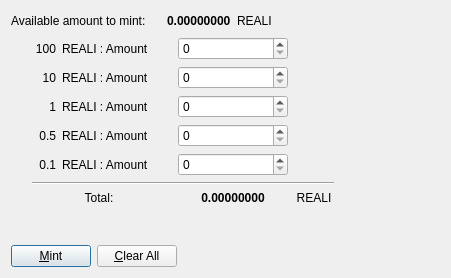
<?xml version="1.0" encoding="UTF-8"?>
<ui version="4.0">
 <class>ManualMintDialog</class>
 <widget class="QDialog" name="ManualMintDialog">
  <property name="geometry">
   <rect>
    <x>0</x>
    <y>0</y>
    <width>451</width>
    <height>278</height>
   </rect>
  </property>
  <property name="windowTitle">
   <string>Coin Selection</string>
  </property>
  <layout class="QVBoxLayout" name="verticalLayout">
   <item>
    <layout class="QVBoxLayout" name="verticalLayout_2">
     <item>
      <layout class="QHBoxLayout" name="horizontalLayout">
       <item>
        <widget class="QLabel" name="label">
         <property name="minimumSize">
          <size>
           <width>150</width>
           <height>0</height>
          </size>
         </property>
         <property name="text">
          <string>Available amount to mint:</string>
         </property>
        </widget>
       </item>
       <item>
        <widget class="QLabel" name="availableAmount">
         <property name="font">
          <font>
           <weight>75</weight>
           <bold>true</bold>
          </font>
         </property>
         <property name="text">
          <string>0.00000000</string>
         </property>
        </widget>
       </item>
       <item>
        <widget class="QLabel" name="label_3">
         <property name="text">
          <string>REALI</string>
         </property>
        </widget>
       </item>
       <item>
        <spacer name="horizontalSpacer">
         <property name="orientation">
          <enum>Qt::Horizontal</enum>
         </property>
         <property name="sizeHint" stdset="0">
          <size>
           <width>40</width>
           <height>20</height>
          </size>
         </property>
        </spacer>
       </item>
      </layout>
     </item>
     <item>
      <layout class="QHBoxLayout" name="horizontalLayout_5">
       <item>
        <spacer name="horizontalSpacer_3">
         <property name="orientation">
          <enum>Qt::Horizontal</enum>
         </property>
         <property name="sizeType">
          <enum>QSizePolicy::Fixed</enum>
         </property>
         <property name="sizeHint" stdset="0">
          <size>
           <width>15</width>
           <height>20</height>
          </size>
         </property>
        </spacer>
       </item>
       <item>
        <layout class="QGridLayout" name="gridLayout">
         <item row="4" column="1">
          <widget class="QLabel" name="label_13">
           <property name="text">
            <string>REALI : Amount</string>
           </property>
           <property name="margin">
            <number>0</number>
           </property>
          </widget>
         </item>
         <item row="6" column="0" colspan="2">
          <layout class="QFormLayout" name="formLayout_3">
           <property name="labelAlignment">
            <set>Qt::AlignCenter</set>
           </property>
           <property name="formAlignment">
            <set>Qt::AlignHCenter|Qt::AlignTop</set>
           </property>
           <item row="0" column="0" colspan="2">
            <widget class="QLabel" name="label_14">
             <property name="text">
              <string>Total:</string>
             </property>
             <property name="alignment">
              <set>Qt::AlignCenter</set>
             </property>
            </widget>
           </item>
          </layout>
         </item>
         <item row="4" column="2">
          <widget class="QSpinBox" name="coinAmount01"/>
         </item>
         <item row="3" column="1">
          <widget class="QLabel" name="label_12">
           <property name="text">
            <string>REALI : Amount</string>
           </property>
           <property name="margin">
            <number>0</number>
           </property>
          </widget>
         </item>
         <item row="1" column="0">
          <widget class="QLabel" name="label_7">
           <property name="text">
            <string>10</string>
           </property>
           <property name="alignment">
            <set>Qt::AlignRight|Qt::AlignTrailing|Qt::AlignVCenter</set>
           </property>
           <property name="margin">
            <number>0</number>
           </property>
          </widget>
         </item>
         <item row="2" column="2">
          <widget class="QSpinBox" name="coinAmount1"/>
         </item>
         <item row="2" column="1">
          <widget class="QLabel" name="label_11">
           <property name="text">
            <string>REALI : Amount</string>
           </property>
           <property name="margin">
            <number>0</number>
           </property>
          </widget>
         </item>
         <item row="2" column="0">
          <widget class="QLabel" name="label_6">
           <property name="text">
            <string>1</string>
           </property>
           <property name="alignment">
            <set>Qt::AlignRight|Qt::AlignTrailing|Qt::AlignVCenter</set>
           </property>
           <property name="margin">
            <number>0</number>
           </property>
          </widget>
         </item>
         <item row="1" column="1">
          <widget class="QLabel" name="label_10">
           <property name="text">
            <string>REALI : Amount</string>
           </property>
           <property name="margin">
            <number>0</number>
           </property>
          </widget>
         </item>
         <item row="4" column="0">
          <widget class="QLabel" name="label_5">
           <property name="text">
            <string>0.1</string>
           </property>
           <property name="alignment">
            <set>Qt::AlignRight|Qt::AlignTrailing|Qt::AlignVCenter</set>
           </property>
           <property name="margin">
            <number>0</number>
           </property>
          </widget>
         </item>
         <item row="0" column="2">
          <widget class="QSpinBox" name="coinAmount100"/>
         </item>
         <item row="1" column="2">
          <widget class="QSpinBox" name="coinAmount10"/>
         </item>
         <item row="5" column="0" colspan="4">
          <layout class="QFormLayout" name="formLayout">
           <item row="0" column="1">
            <widget class="Line" name="line">
             <property name="orientation">
              <enum>Qt::Horizontal</enum>
             </property>
            </widget>
           </item>
          </layout>
         </item>
         <item row="6" column="3">
          <widget class="QLabel" name="label_15">
           <property name="minimumSize">
            <size>
             <width>40</width>
             <height>0</height>
            </size>
           </property>
           <property name="text">
            <string>REALI</string>
           </property>
           <property name="alignment">
            <set>Qt::AlignCenter</set>
           </property>
          </widget>
         </item>
         <item row="0" column="1">
          <widget class="QLabel" name="label_9">
           <property name="minimumSize">
            <size>
             <width>110</width>
             <height>0</height>
            </size>
           </property>
           <property name="text">
            <string>REALI : Amount</string>
           </property>
           <property name="margin">
            <number>0</number>
           </property>
          </widget>
         </item>
         <item row="3" column="0">
          <widget class="QLabel" name="label_8">
           <property name="text">
            <string>0.5</string>
           </property>
           <property name="alignment">
            <set>Qt::AlignRight|Qt::AlignTrailing|Qt::AlignVCenter</set>
           </property>
           <property name="margin">
            <number>0</number>
           </property>
          </widget>
         </item>
         <item row="3" column="2">
          <widget class="QSpinBox" name="coinAmount05"/>
         </item>
         <item row="6" column="2">
          <widget class="QLabel" name="totalAmount">
           <property name="minimumSize">
            <size>
             <width>110</width>
             <height>0</height>
            </size>
           </property>
           <property name="font">
            <font>
             <weight>75</weight>
             <bold>true</bold>
            </font>
           </property>
           <property name="layoutDirection">
            <enum>Qt::LeftToRight</enum>
           </property>
           <property name="text">
            <string>0.00000000</string>
           </property>
           <property name="alignment">
            <set>Qt::AlignCenter</set>
           </property>
          </widget>
         </item>
         <item row="0" column="0">
          <widget class="QLabel" name="label_4">
           <property name="minimumSize">
            <size>
             <width>30</width>
             <height>0</height>
            </size>
           </property>
           <property name="text">
            <string>100</string>
           </property>
           <property name="alignment">
            <set>Qt::AlignRight|Qt::AlignTrailing|Qt::AlignVCenter</set>
           </property>
           <property name="margin">
            <number>0</number>
           </property>
          </widget>
         </item>
        </layout>
       </item>
       <item>
        <spacer name="horizontalSpacer_4">
         <property name="orientation">
          <enum>Qt::Horizontal</enum>
         </property>
         <property name="sizeHint" stdset="0">
          <size>
           <width>40</width>
           <height>20</height>
          </size>
         </property>
        </spacer>
       </item>
      </layout>
     </item>
     <item>
      <spacer name="verticalSpacer">
       <property name="orientation">
        <enum>Qt::Vertical</enum>
       </property>
       <property name="sizeHint" stdset="0">
        <size>
         <width>20</width>
         <height>40</height>
        </size>
       </property>
      </spacer>
     </item>
     <item>
      <layout class="QHBoxLayout" name="horizontalLayout_2">
       <item>
        <widget class="QPushButton" name="mintButton">
         <property name="text">
          <string>&amp;Mint</string>
         </property>
        </widget>
       </item>
       <item>
        <widget class="QPushButton" name="clearAllButton">
         <property name="text">
          <string>&amp;Clear All</string>
         </property>
        </widget>
       </item>
       <item>
        <spacer name="horizontalSpacer_2">
         <property name="orientation">
          <enum>Qt::Horizontal</enum>
         </property>
         <property name="sizeHint" stdset="0">
          <size>
           <width>40</width>
           <height>20</height>
          </size>
         </property>
        </spacer>
       </item>
      </layout>
     </item>
    </layout>
   </item>
  </layout>
 </widget>
 <resources/>
 <connections/>
</ui>
